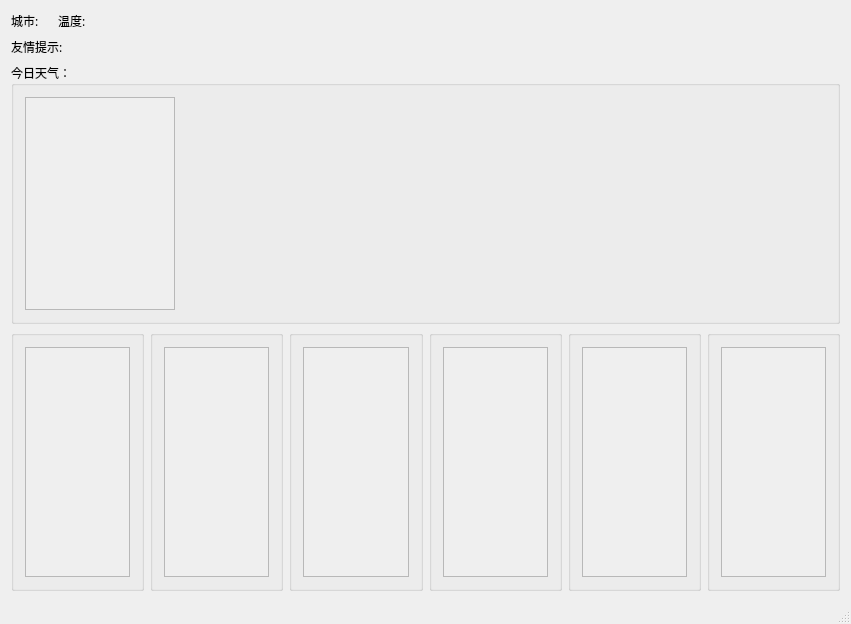
<?xml version="1.0" encoding="UTF-8"?>
<ui version="4.0">
 <class>MainWindow</class>
 <widget class="QMainWindow" name="MainWindow">
  <property name="geometry">
   <rect>
    <x>0</x>
    <y>0</y>
    <width>851</width>
    <height>624</height>
   </rect>
  </property>
  <property name="sizePolicy">
   <sizepolicy hsizetype="Preferred" vsizetype="Preferred">
    <horstretch>0</horstretch>
    <verstretch>0</verstretch>
   </sizepolicy>
  </property>
  <property name="font">
   <font>
    <family>SimSun-ExtB</family>
    <pointsize>9</pointsize>
   </font>
  </property>
  <property name="windowTitle">
   <string>天气助手</string>
  </property>
  <widget class="QWidget" name="centralWidget">
   <layout class="QHBoxLayout" name="horizontalLayout_4">
    <item>
     <layout class="QVBoxLayout" name="verticalLayout_2">
      <item>
       <layout class="QHBoxLayout" name="horizontalLayout_2">
        <item>
         <widget class="QLabel" name="label_2">
          <property name="text">
           <string>城市:</string>
          </property>
         </widget>
        </item>
        <item>
         <widget class="QLabel" name="city">
          <property name="text">
           <string/>
          </property>
         </widget>
        </item>
        <item>
         <widget class="QLabel" name="label_3">
          <property name="text">
           <string>温度:</string>
          </property>
         </widget>
        </item>
        <item>
         <widget class="QLabel" name="wendu">
          <property name="text">
           <string/>
          </property>
         </widget>
        </item>
        <item>
         <spacer name="horizontalSpacer_2">
          <property name="orientation">
           <enum>Qt::Horizontal</enum>
          </property>
          <property name="sizeHint" stdset="0">
           <size>
            <width>40</width>
            <height>20</height>
           </size>
          </property>
         </spacer>
        </item>
       </layout>
      </item>
      <item>
       <layout class="QHBoxLayout" name="horizontalLayout_3">
        <item>
         <widget class="QLabel" name="label">
          <property name="text">
           <string>友情提示:</string>
          </property>
         </widget>
        </item>
        <item>
         <widget class="QLabel" name="tips">
          <property name="text">
           <string/>
          </property>
         </widget>
        </item>
        <item>
         <spacer name="horizontalSpacer_3">
          <property name="orientation">
           <enum>Qt::Horizontal</enum>
          </property>
          <property name="sizeHint" stdset="0">
           <size>
            <width>40</width>
            <height>20</height>
           </size>
          </property>
         </spacer>
        </item>
       </layout>
      </item>
      <item>
       <widget class="QGroupBox" name="groupBox_5">
        <property name="title">
         <string>今日天气：</string>
        </property>
        <layout class="QGridLayout" name="gridLayout_4">
         <item row="0" column="0">
          <widget class="QTextBrowser" name="today">
           <property name="enabled">
            <bool>false</bool>
           </property>
           <property name="maximumSize">
            <size>
             <width>150</width>
             <height>16777215</height>
            </size>
           </property>
          </widget>
         </item>
         <item row="0" column="1">
          <widget class="QCustomPlot" name="widget" native="true">
           <property name="minimumSize">
            <size>
             <width>400</width>
             <height>0</height>
            </size>
           </property>
           <layout class="QGridLayout" name="gridLayout_9"/>
          </widget>
         </item>
        </layout>
       </widget>
      </item>
      <item>
       <layout class="QHBoxLayout" name="horizontalLayout">
        <item>
         <widget class="QGroupBox" name="groupBox_1">
          <property name="title">
           <string/>
          </property>
          <layout class="QGridLayout" name="gridLayout">
           <item row="0" column="0">
            <widget class="QTextBrowser" name="textBrowserYesterday">
             <property name="enabled">
              <bool>false</bool>
             </property>
             <property name="sizePolicy">
              <sizepolicy hsizetype="Preferred" vsizetype="Preferred">
               <horstretch>0</horstretch>
               <verstretch>0</verstretch>
              </sizepolicy>
             </property>
             <property name="font">
              <font>
               <family>SimSun-ExtB</family>
               <pointsize>9</pointsize>
              </font>
             </property>
             <property name="frameShape">
              <enum>QFrame::StyledPanel</enum>
             </property>
             <property name="frameShadow">
              <enum>QFrame::Sunken</enum>
             </property>
            </widget>
           </item>
          </layout>
         </widget>
        </item>
        <item>
         <widget class="QGroupBox" name="groupBox_2">
          <property name="title">
           <string/>
          </property>
          <layout class="QGridLayout" name="gridLayout_2">
           <item row="0" column="0">
            <widget class="QTextBrowser" name="textBrowserToday">
             <property name="enabled">
              <bool>false</bool>
             </property>
            </widget>
           </item>
          </layout>
         </widget>
        </item>
        <item>
         <widget class="QGroupBox" name="groupBox_3">
          <property name="title">
           <string/>
          </property>
          <layout class="QGridLayout" name="gridLayout_3">
           <item row="0" column="0">
            <widget class="QTextBrowser" name="textBrowser_3">
             <property name="enabled">
              <bool>false</bool>
             </property>
            </widget>
           </item>
          </layout>
         </widget>
        </item>
        <item>
         <widget class="QGroupBox" name="groupBox_4">
          <property name="title">
           <string/>
          </property>
          <layout class="QGridLayout" name="gridLayout_5">
           <item row="0" column="0">
            <widget class="QTextBrowser" name="textBrowser_4">
             <property name="enabled">
              <bool>false</bool>
             </property>
            </widget>
           </item>
          </layout>
         </widget>
        </item>
        <item>
         <widget class="QGroupBox" name="groupBox_6">
          <property name="title">
           <string/>
          </property>
          <layout class="QGridLayout" name="gridLayout_6">
           <item row="0" column="0">
            <widget class="QTextBrowser" name="textBrowser_6">
             <property name="enabled">
              <bool>false</bool>
             </property>
            </widget>
           </item>
          </layout>
         </widget>
        </item>
        <item>
         <widget class="QGroupBox" name="groupBox_7">
          <property name="title">
           <string/>
          </property>
          <layout class="QGridLayout" name="gridLayout_7">
           <item row="0" column="0">
            <widget class="QTextBrowser" name="textBrowser_7">
             <property name="enabled">
              <bool>false</bool>
             </property>
            </widget>
           </item>
          </layout>
         </widget>
        </item>
       </layout>
      </item>
     </layout>
    </item>
    <item>
     <layout class="QVBoxLayout" name="verticalLayout"/>
    </item>
   </layout>
  </widget>
  <widget class="QMenuBar" name="menuBar">
   <property name="geometry">
    <rect>
     <x>0</x>
     <y>0</y>
     <width>851</width>
     <height>22</height>
    </rect>
   </property>
  </widget>
  <widget class="QStatusBar" name="statusBar"/>
 </widget>
 <layoutdefault spacing="6" margin="11"/>
 <customwidgets>
  <customwidget>
   <class>QCustomPlot</class>
   <extends>QWidget</extends>
   <header location="global">qcustomplot.h</header>
   <container>1</container>
  </customwidget>
 </customwidgets>
 <resources/>
 <connections/>
</ui>
